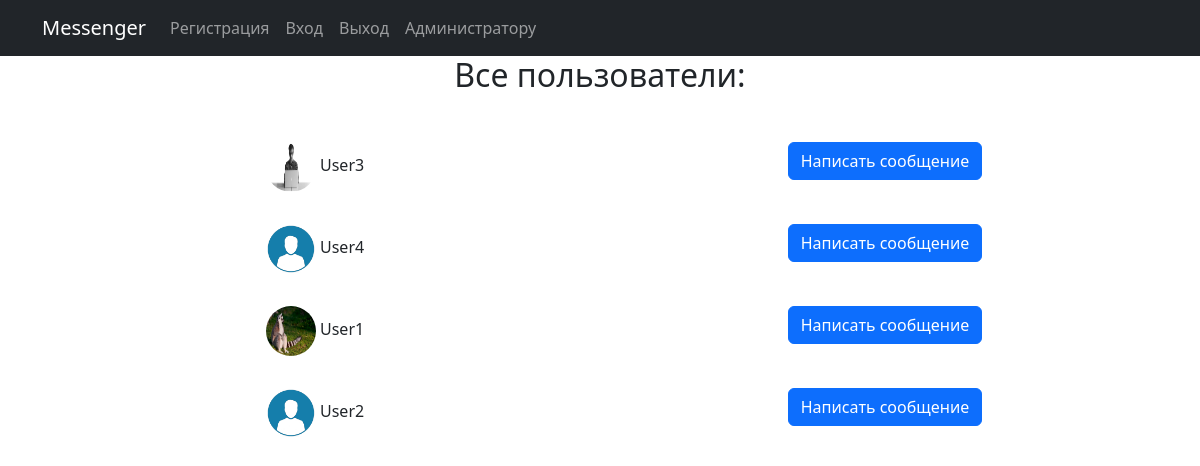
The app's page /users_list/ (signed in), older data.
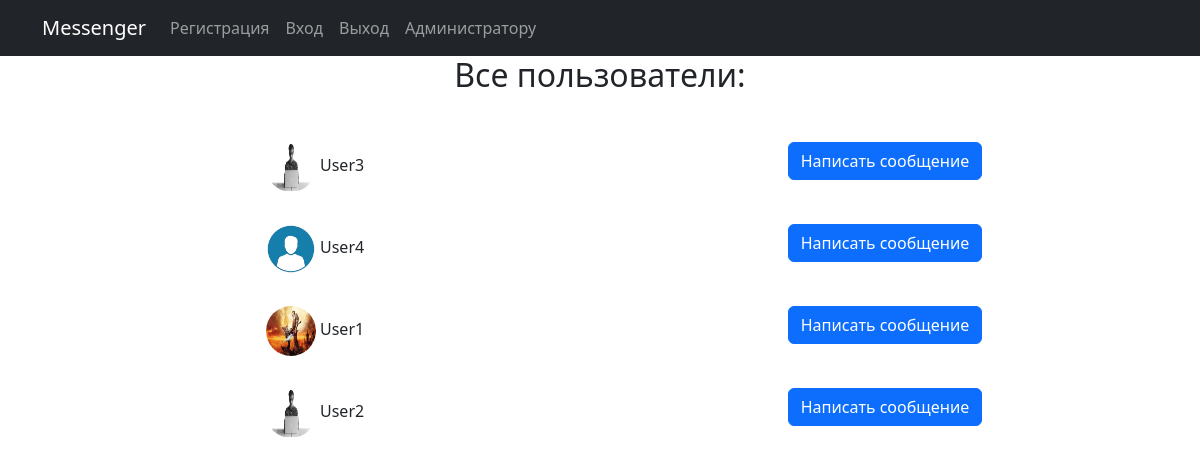
The same page, newer data.
### chat/models.py (models this page shows)
class User(AbstractUser):
    avatar = models.ImageField(upload_to='avatar/', null=True, blank=True, verbose_name="фотография", default="avatar/default.png")

### chat/views.py (the view)
# urls.py: path('users_list/', views.users_list_view, name='users_list'),
@login_required
def users_list_view(request):
    users_list = User.objects.exclude(id=request.user.id)
    return render(request, 'chat/users_list.html', {'users': users_list})

### templates/chat/users_list.html (shortened to what this page needs)
{% extends "default.html" %}
{% block content %}
    <h2>Все пользователи: </h2><br>
        {% for user in users %}
            <div class="row"><p>
                <div class="col" align='center'>
                    <img src="{{ user.avatar.url }}" class="round">
                    {{ user.username }}
                </div>
                <div class="col" align='center'>
                    <a href="{% url 'private_room' pk=user.id %}" class="btn btn-primary">Написать сообщение</a>
                </div>
            </p></div>
        {% endfor %}
{% endblock %}

Row changes from the older to the newer data that the page shows:
changed User "User1": avatar: a different picture
changed User "User2": avatar: picture added in place of a placeholder
